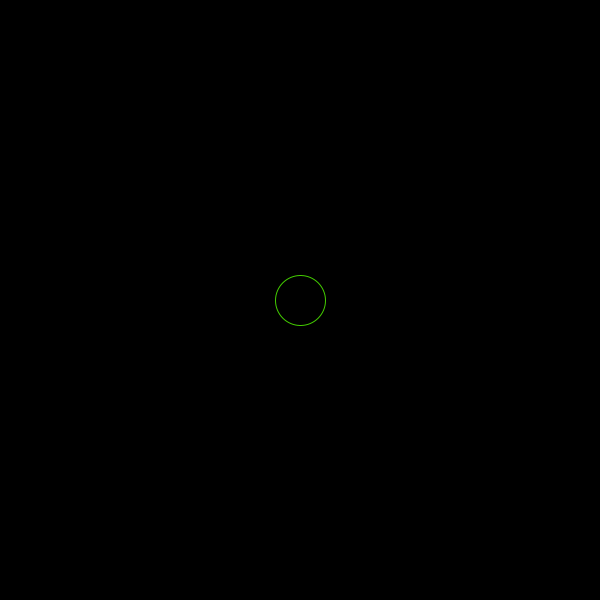
Frame 1 (no input)
Frame 60 (the mouse pressed at the canvas centre just before this capture): identical to frame 1, image omitted
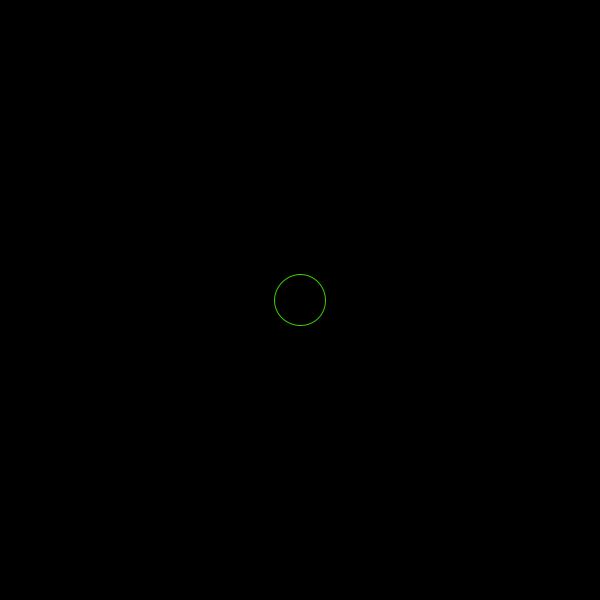
Frame 120 (the mouse held since frame 60 and released just before this capture)

The Processing sketch that drew these frames (run headless with seeded random() and noise(); from frame 60 on, the mouse is pressed at the canvas centre):

// Processing sketch: dooooooom
// ── dooooooom.pde
float defaultRound = 50;
float nowRound = defaultRound;
float maxRound = 400;
boolean isExpanding = false;
boolean isShrinking = false;


void setup(){
  size(600, 600);
  colorMode(HSB, 360, 100, 100, 100);
  noFill();
}

void draw(){
  background(0);
  translate(width/2, height/2);
  stroke(nowRound*2%360, 100, 100, 80);

  if(isExpanding){
    nowRound += (maxRound-nowRound)/3;
    if((abs(nowRound-maxRound)<15)){
      isExpanding = false;
      isShrinking = true;
    }
  }else if(isShrinking){
    nowRound -= (nowRound-defaultRound)/3;
    if((abs(nowRound-defaultRound)<1)){
      isShrinking = false;
    }
  }
  ellipse(0,0,nowRound,nowRound);
}

void mousePressed(){
  isExpanding = true;
}
